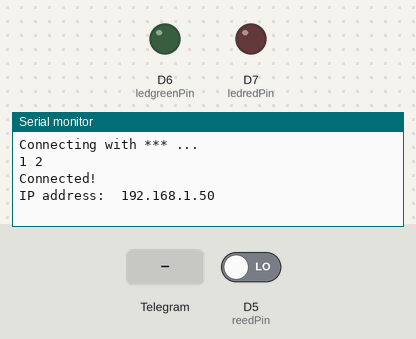
The sketch below on a simulated ESP8266 (NodeMCU). Shown: output pins drawn as LEDs (lit = HIGH), the last lines printed to the serial monitor. The test bench sets the inputs (shaded band); at power-on: D5 (reedPin) LOW. WiFi joins after 1.5 s; servers stay silent unless stated.

Above: at 3.2 s.
3.3 s: D5 (reedPin) driven HIGH
At 4.5 s:
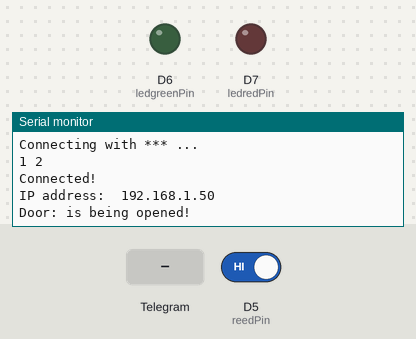
4.8 s: Telegram message "1" received
At 6.4 s:
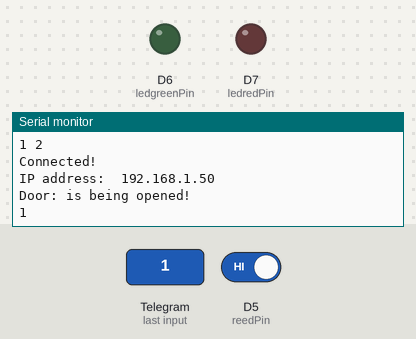
7.2 s: D5 (reedPin) driven LOW
At 9.0 s:
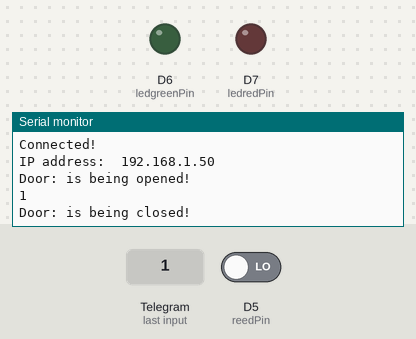

The sketch:

door.ino
```cpp
#include <ESP8266WiFi.h>        // Include the Wi-Fi library
#include <WiFiClientSecure.h>
#include <UniversalTelegramBot.h>

char ssid[] = "***";         // The SSID (name) of the Wi-Fi network you want to connect to
char password[] = "***";     // The password of the Wi-Fi network
// ------- Telegram config --------
#define BOT_TOKEN "***"  // your Bot Token (Get from Botfather)
char chat_id[] = "***";

String device = "Door: "; // Choose a friendly name for your frontdoor. It will show up in the Telegram bot
String receivedtext;
String showtext;
int ledredPin = D7; // the red LED's IO pin number on your device
int ledgreenPin = D6; // the green LED's IO pin number on your device
int reedPin = D5; // the reed contact's IO pin number on your device
int reedvalue = 0;
int reedvalueprevious = 0;
int leds_on = 0; // the LEDs will be default on (1) or off (0). Here it's off
int notif_on = 1; // the notifications to the Telegram bot will be default on (1) or off (0). Here it's on

// Language specific texts. Change them into what you want.
String lang_state_closed = "is closed";
String lang_state_open = "is open";
String lang_event_closed = "is being closed!";
String lang_event_opened = "is being opened!";
String lang_event_ledson = "the LEDS are now on!";
String lang_event_ledsoff = "the LEDS are now off!";
String lang_event_notifon = "the notifications are now on!";
String lang_event_notifoff = "the notifications are now off!";
String lang_input_door = "Door";
String lang_input_ledson = "Ledson";
String lang_input_ledsoff = "Ledsoff";
String lang_input_notifon = "Notifon";
String lang_input_notifoff = "Notifoff";
String lang_input_help = "Help";

// SSL client needed for library
WiFiClientSecure client;

UniversalTelegramBot bot(BOT_TOKEN, client);

String ipAddress = "";
bool sendMessage(String chat_id, String text, String parse_mode = "");
int Bot_mtbs = 1000; //mean time between scan messages
long Bot_lasttime; //last time messages' scan has been done

void setup() {
  Serial.begin(115200);         // Start the Serial communication to send messages to the computer
  delay(10);
  Serial.println('\n');

  WiFi.begin(ssid, password);             // Connect to the network
  Serial.print("Connecting with ");
  Serial.print(ssid); Serial.println(" ...");

  int i = 0;
  while (WiFi.status() != WL_CONNECTED) { // Wait for the Wi-Fi to connect
    delay(1000);
    Serial.print(++i); Serial.print(' ');
  }

  Serial.println('\n');
  Serial.println("Connected!");
  Serial.print("IP address:\t");
  Serial.println(WiFi.localIP());         // Send the IP address of the ESP8266 to the serial monitor

  // With this it stays a HTTPS connection but without SSL
  client.setInsecure();

  pinMode(ledredPin, OUTPUT);
  pinMode(ledgreenPin, OUTPUT);
  pinMode(reedPin, INPUT);

  reedvalue = digitalRead(reedPin);
  reedvalueprevious = reedvalue;
}

void loop() {
  // Read the status of the reedcontact. 1=open (green), 2=closed (red)
  reedvalue = digitalRead(reedPin);

  // Turn off the LEDS when variable is 0
  if(leds_on==0){
    digitalWrite(ledredPin, LOW);
    digitalWrite(ledgreenPin, LOW);
  }
  else {
      //Turn on and off the green and red LED according to the status of the reedcontact
      if(reedvalue==1){
        digitalWrite(ledredPin, LOW);
        digitalWrite(ledgreenPin, HIGH);
      }
      else {
        digitalWrite(ledredPin, HIGH);
        digitalWrite(ledgreenPin, LOW);
      }
    }
  // Serial.print("Reedcontact: ");
  // Serial.println(reedvalue);

  // Only send notifications when they are switched on
  if(notif_on==1){
       //Has the de status of the reedcontact changed since the previous loop? Then send a notification to Telegram
      if(reedvalue!=reedvalueprevious && reedvalue==1){
        showtext = device + lang_event_opened;
        Serial.println(showtext);
        bot.sendMessage(chat_id, showtext, "");
      }
      else {
        if(reedvalue!=reedvalueprevious && reedvalue==0){
        showtext = device + lang_event_closed;
        Serial.println(showtext);
        bot.sendMessage(chat_id, showtext, "");
        }
      }
  }

  //Check to see if new messages have been posted in Telegram since the previous loop.
  if (millis() > Bot_lasttime + Bot_mtbs)  {
  int numNewMessages = bot.getUpdates(bot.last_message_received);
    while(numNewMessages) {
      for (int i=0; i<numNewMessages; i++) {
        receivedtext = bot.messages[i].text;
        Serial.println(receivedtext);

        if(receivedtext==lang_input_ledson){
          leds_on=1;
          showtext = device + lang_event_ledson;
          Serial.println(showtext);
          bot.sendMessage(bot.messages[i].chat_id, showtext, "");
        }

        if(receivedtext==lang_input_ledsoff){
          leds_on=0;
          showtext = device + lang_event_ledsoff;
          Serial.println(showtext);
          bot.sendMessage(bot.messages[i].chat_id, showtext, "");
        }

        if(receivedtext==lang_input_notifon){
          notif_on=1;
          showtext = device + lang_event_notifon;
          Serial.println(showtext);
          bot.sendMessage(bot.messages[i].chat_id, showtext, "");
        }

        if(receivedtext==lang_input_notifoff){
          notif_on=0;
          showtext = device + lang_event_notifoff;
          Serial.println(showtext);
          bot.sendMessage(bot.messages[i].chat_id, showtext, "");
        }

        if(receivedtext==lang_input_door){
           if(reedvalue==0){
              showtext = device + lang_state_closed;
              Serial.println(showtext);
              bot.sendMessage(bot.messages[i].chat_id, showtext, "");
           }
           else {
             showtext = device + lang_state_open;
             Serial.println(showtext);
             bot.sendMessage(bot.messages[i].chat_id, showtext, "");
             }
          }

       if(receivedtext==lang_input_help){
          notif_on=0;
          showtext = device + lang_input_door + "; " + lang_input_ledson + "; " + lang_input_ledsoff + "; " + lang_input_notifon + "; " + lang_input_notifoff + "; " + lang_input_help;
          Serial.println(showtext);
          bot.sendMessage(bot.messages[i].chat_id, showtext, "");
        }
      }
      numNewMessages = bot.getUpdates(bot.last_message_received + 1);
    }

  Bot_lasttime = millis();
  }

    delay(500);
    reedvalueprevious = reedvalue;

}
```

Measured:
- after the input at 3.3 s, the serial monitor: prints a new line at once (image 1)
- after the input at 4.8 s, the serial monitor: prints a new line after 0.91 s (image 2)
- after the input at 7.2 s, the serial monitor: prints a new line after 0.31 s (image 3)
